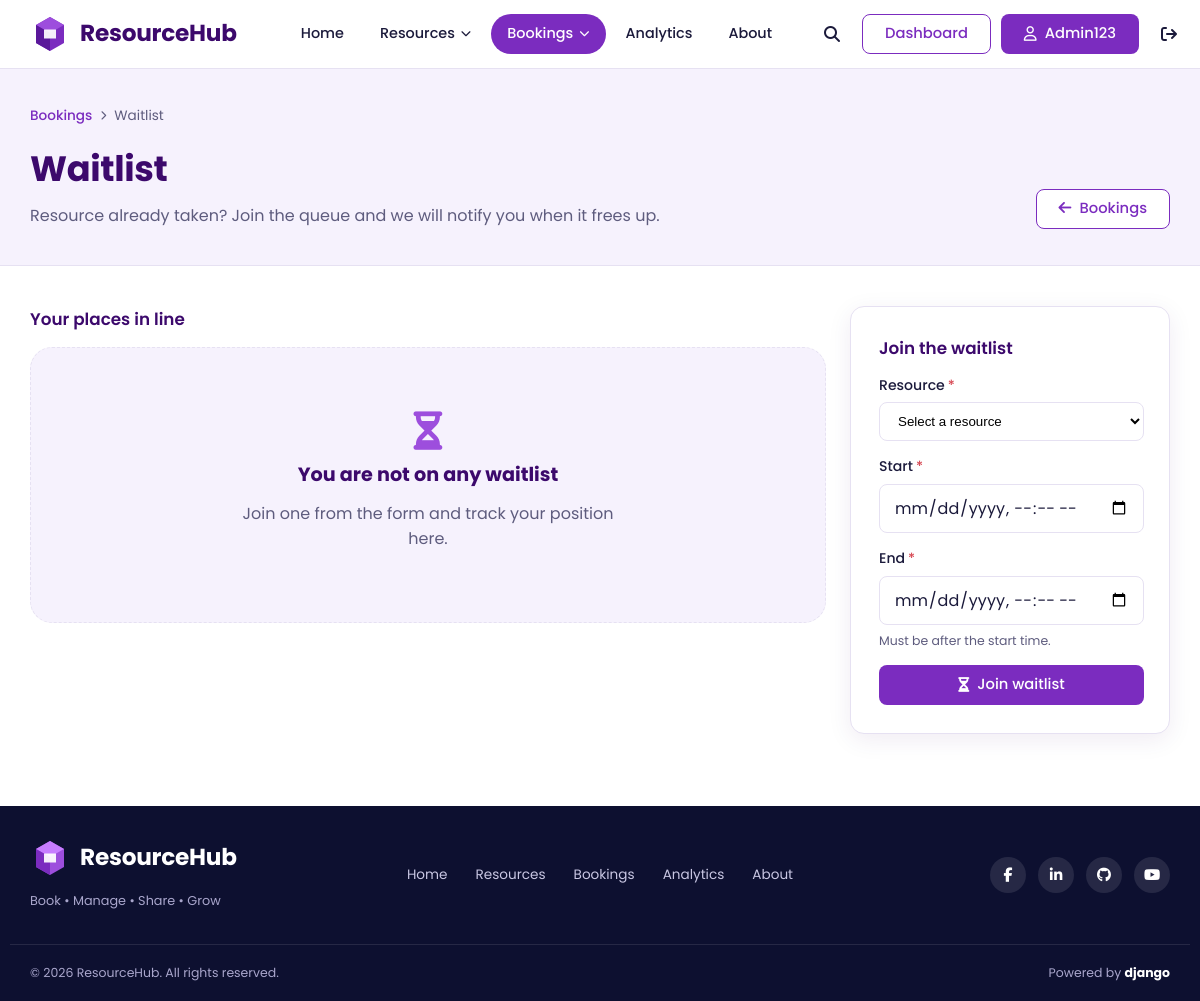
The app's page /bookings/waitlist/ (signed in), older data.
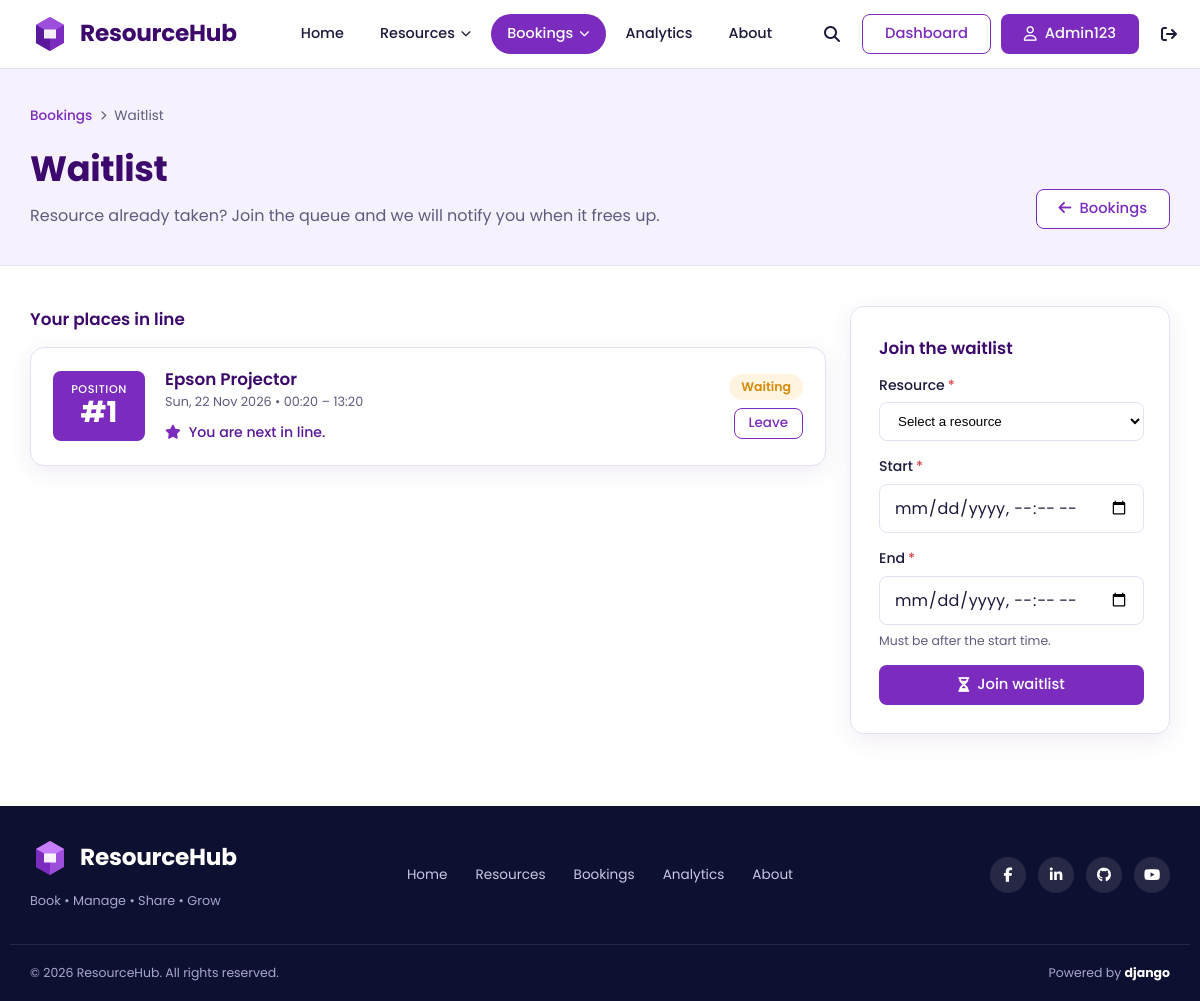
The same page, newer data.
### bookings/models.py (models this page shows, shortened)
class WaitList(models.Model):
    user = models.ForeignKey(
        settings.AUTH_USER_MODEL, on_delete=models.CASCADE
    )
    resource = models.ForeignKey(
        "resources.Resource", on_delete=models.CASCADE
    )
    requested_start = models.DateTimeField()
    requested_end = models.DateTimeField()
    notified = models.BooleanField(default=False)
    status = models.CharField(max_length=20, default="waiting")

### resources/models.py (models this page shows, shortened)
class Resource(models.Model):
    name = models.CharField(max_length=200)
    category = models.ForeignKey(ResourceCategory, on_delete=models.CASCADE)
    department = models.CharField(max_length=100)
    capacity = models.PositiveIntegerField()
    location = models.CharField(max_length=200)
    qr_code = models.CharField(
        max_length=255,
        unique=True,
        default=uuid.uuid4,
        editable=False
    )
    device_code = models.CharField(
        max_length=100,
        unique=True,
        default=generate_device_code,
        editable=False
    )
    open_time = models.TimeField()
    close_time = models.TimeField()
    status = models.CharField(max_length=50)
    description = models.TextField()

### bookings/views.py (the view)
# urls.py: path('waitlist/', views.waitlist_view, name='waitlist'),
@login_required
def waitlist_view(request):
    entries = list(
        WaitList.objects.filter(user=request.user)
        .select_related('resource').order_by('-id')
    )
    for entry in entries:
        if entry.status in ('waiting', 'notified'):
            entry.queue_position = WaitList.objects.filter(
                resource=entry.resource,
                status__in=['waiting', 'notified'],
                requested_start__lt=entry.requested_end,
                requested_end__gt=entry.requested_start,
                id__lt=entry.id,
            ).count() + 1
        else:
            entry.queue_position = None
    return render(request, 'bookings/waitlist.html', {
        'entries': entries,
        'resources': Resource.objects.all(),
    })

### templates/bookings/waitlist.html (shortened to what the changed rows need)
{% extends 'core/base.html' %}
{% load static %}
{% block extra_css %}
<link rel="stylesheet" href="{% static 'css/bookings.css' %}">
<link rel="stylesheet" href="{% static 'css/conflicts.css' %}">
{% endblock %}
{% block content %}
<section class="page-head">
  <div class="container">
    <div class="page-head-inner">
      <div>
        <h1>Waitlist</h1>
      </div>
    </div>
  </div>
</section>
<section class="section">
  <div class="container detail-layout">
    <div>
      <h2 class="panel-title">Your places in line</h2>
      {% if entries %}
      <div class="wait-list">
        {% for w in entries %}
        <article class="wait-item">
          {% if w.queue_position %}
          <div class="wait-pos{% if w.queue_position == 1 %} first{% endif %}" aria-label="Position {{ w.queue_position }}">
            <small>Position</small>
            <strong>#{{ w.queue_position }}</strong>
          </div>
          {% else %}
          <div class="wait-pos" aria-hidden="true">
            <small>Closed</small>
            <strong>&ndash;</strong>
          </div>
          {% endif %}
          <div class="wait-body">
            <h3><a href="{% url 'resources:resource_detail' w.resource.pk %}">{{ w.resource.name }}</a></h3>
            <p class="row-sub">{{ w.requested_start|date:"D, d M Y" }} &bull; {{ w.requested_start|time:"H:i" }} – {{ w.requested_end|time:"H:i" }}</p>
            {% if w.queue_position %}
            <p class="wait-ahead">
              {% if w.status == 'notified' %}
                <i class="fa-solid fa-bell" aria-hidden="true"></i> A slot is available. Book it now!
              {% elif w.queue_position == 1 %}
                <i class="fa-solid fa-star" aria-hidden="true"></i> You are next in line.
              {% else %}
                <i class="fa-solid fa-users" aria-hidden="true"></i> {{ w.queue_position|add:"-1" }} {{ w.queue_position|add:"-1"|pluralize:"person,people" }} ahead of you
              {% endif %}
            </p>
            {% endif %}
          </div>
          <div class="wait-side">
            <span class="badge badge-{{ w.status|lower|slugify }}">{{ w.status|capfirst }}</span>
            {% if w.status == 'waiting' or w.status == 'notified' %}
            <form method="post" action="{% url 'bookings:leave_waitlist' w.pk %}">
              <button type="submit" class="btn btn-outline btn-sm" onclick="return confirm('Leave the waitlist for {{ w.resource.name|escapejs }}?');">Leave</button>
            </form>
            {% endif %}
          </div>
        </article>
        {% endfor %}
      </div>
      {% else %}
      <div class="empty-state">
        <i class="fa-solid fa-hourglass-half" aria-hidden="true"></i>
        <h2>You are not on any waitlist</h2>
        <p>Join one from the form and track your position here.</p>
      </div>
      {% endif %}
    </div>
    <aside class="panel side-panel">
      <h2 class="panel-title">Join the waitlist</h2>
    </aside>
  </div>
</section>
{% endblock %}

Row changes from the older to the newer data that the page shows:
added WaitList: queue_position "1", resource.name "Epson Projector", requested_start "Sun, 22 Nov 2026", requested_start "00:20", requested_end "13:20", shows "You are next in line.", status "Waiting"
Text that changed along with them:
text no longer shown: "You are not on any waitlist Join one from the form and track your position here."
